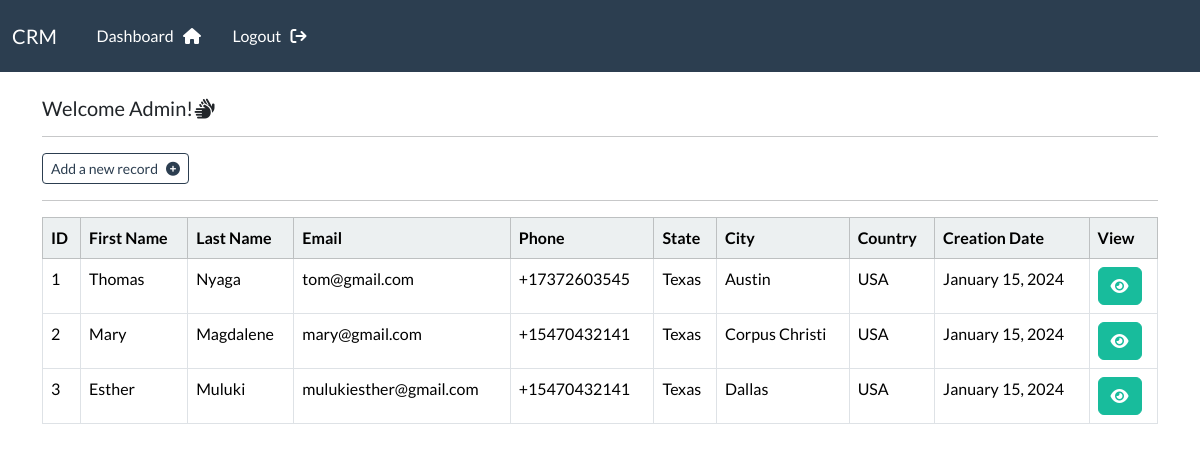
/dashboard/ (signed in), run on an earlier commit of the app's database.
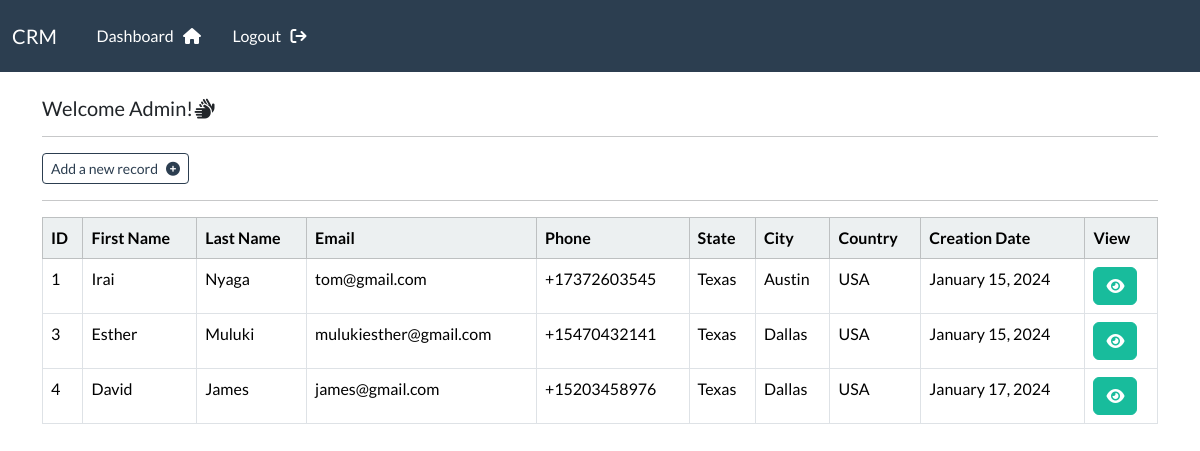
And on a later commit of the database.
### webapp/models.py (models this page shows, shortened)
class Record(models.Model):
    creation_date = models.DateTimeField(auto_now_add=True)
    first_name = models.CharField(max_length=100)
    last_name = models.CharField(max_length=100)
    email = models.CharField(max_length=255)
    phone = models.CharField(max_length=20)
    state = models.CharField(max_length=200)
    city = models.CharField(max_length=255)
    country = models.CharField(max_length=100)

### webapp/views.py (the view)
# urls.py: path('dashboard/', views.dashboard, name="dashboard"),
@login_required(login_url='login') #decorator
def dashboard(request):
    record = Record.objects.all()
    context={
        "records":record,
        }
    return render(request,'webapp/dashboard.html', context)

### webapp/templates/webapp/dashboard.html (shortened to what this page needs)
{% extends 'webapp/base.html' %}
{% block content %}
  <h5> Welcome {{ user }}!<i class="fa-solid fa-hands"></i></h5>
  <hr>
  <a class="btn btn-outline-primary btn-sm" href="{% url 'create-record' %}"> Add a new record &nbsp; <i class="fa-sharp fa-solid fa-circle-plus"></i></a><hr>
  <table class="table table-hover table-bordered">
    <thead class="table-light">
        <tr>
            <th scope="col">ID</th>
            <th scope="col">First Name</th>
            <th scope="col">Last Name</th>
            <th scope="col">Email</th>
            <th scope="col">Phone</th>
            <th scope="col">State</th>
            <th scope="col">City</th>
            <th scope="col">Country</th>
            <th scope="col"> Creation Date</th>
            <th scope="col">View</th>
        </tr>
    </thead>
    <tbody>
        {% if records %}
        {% for record in records %}
        <tr>
            <td>{{record.id}}</td>
            <td>{{record.first_name}}</td>
            <td>{{record.last_name}}</td>
            <td>{{record.email}}</td>
            <td>{{record.phone}}</td>
            <td>{{record.state}}</td>
            <td>{{record.city}}</td>
            <td>{{record.country}}</td>
            <td>{{ record.creation_date|date:"F j, Y" }}</td>
            <td> <a class="btn btn-success"   href="{% url 'record' record.id %}"> <i class="fa-solid fa-eye"></i> </a></td>
        </tr>
        {% endfor %}
     {% endif %}
    </tbody>
  </table>
{% endblock %}

### webapp/templates/webapp/base.html (shortened to what this page needs)
{% load static %}
<!DOCTYPE html>
<html>
<head>
    <link rel="stylesheet" type="text/css" href="https://bootswatch.com/5/flatly/bootstrap.min.css">
    <link rel="stylesheet" href="{% static '/style.css' %}">
    <link rel="stylesheet" href="https://cdnjs.cloudflare.com/ajax/libs/font-awesome/6.5.1/css/all.min.css" />
</head>
<body>
{% include 'webapp/navbar.html' %}
<div class="container">
    <br>
 {% block content %}
 {% endblock %}
</div>
</body>
</html>

### webapp/templates/webapp/navbar.html (shortened to what this page needs)
<nav class="navbar navbar-expand-lg navbar-dark bg-primary justify-content-center">
    <div class="container-fluid">
      <a class="navbar-brand" href="{% url 'dashboard' %}"> CRM </a>
      <div class="collapse navbar-collapse text-center" id="navbarNavDropdown">
        <ul class="navbar-nav mr-auto">
          {% if user.is_authenticated %}
            <li class="nav-item">
              <a class="nav-link" href="{% url 'dashboard' %}">Dashboard &nbsp; <i class="fa fa-home" aria-hidden="true"></i> </a>
            </li>
            <li class="nav-item">
              <a class="nav-link" href="{% url 'logout' %}">Logout &nbsp; <i class="fa fa-sign-out" aria-hidden="true"></i> </a>
            </li>
        </ul>
         {% endif %}
      </div>
    </div>
  </nav>

What changed in the data, as far as the page shows it:
removed Record: id "2", first_name "Mary", last_name "Magdalene", email "mary@gmail.com", phone "+15470432141", state "Texas", city "Corpus Christi", country "USA", creation_date "January 15, 2024"
changed Record "Nyaga": first_name "Thomas" → "Irai"
added Record: id "4", first_name "David", last_name "James", email "james@gmail.com", phone "+15203458976", state "Texas", city "Dallas", country "USA", creation_date "January 17, 2024"
